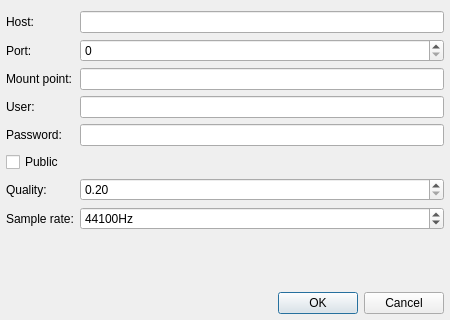
<?xml version="1.0" encoding="UTF-8"?>
<ui version="4.0">
 <class>ShoutSettingsDialog</class>
 <widget class="QDialog" name="ShoutSettingsDialog">
  <property name="geometry">
   <rect>
    <x>0</x>
    <y>0</y>
    <width>450</width>
    <height>320</height>
   </rect>
  </property>
  <property name="windowTitle">
   <string>Connection Settings</string>
  </property>
  <layout class="QFormLayout" name="formLayout">
   <property name="fieldGrowthPolicy">
    <enum>QFormLayout::AllNonFixedFieldsGrow</enum>
   </property>
   <property name="leftMargin">
    <number>6</number>
   </property>
   <property name="rightMargin">
    <number>6</number>
   </property>
   <property name="bottomMargin">
    <number>6</number>
   </property>
   <item row="0" column="0">
    <widget class="QLabel" name="label">
     <property name="text">
      <string>Host:</string>
     </property>
    </widget>
   </item>
   <item row="0" column="1">
    <widget class="QLineEdit" name="hostLineEdit"/>
   </item>
   <item row="1" column="0">
    <widget class="QLabel" name="label_2">
     <property name="text">
      <string>Port:</string>
     </property>
    </widget>
   </item>
   <item row="1" column="1">
    <widget class="QSpinBox" name="portSpinBox">
     <property name="maximum">
      <number>65535</number>
     </property>
    </widget>
   </item>
   <item row="2" column="0">
    <widget class="QLabel" name="label_3">
     <property name="text">
      <string>Mount point:</string>
     </property>
    </widget>
   </item>
   <item row="2" column="1">
    <widget class="QLineEdit" name="mountPointLineEdit"/>
   </item>
   <item row="3" column="0">
    <widget class="QLabel" name="label_4">
     <property name="text">
      <string>User:</string>
     </property>
    </widget>
   </item>
   <item row="3" column="1">
    <widget class="QLineEdit" name="userLineEdit"/>
   </item>
   <item row="4" column="0">
    <widget class="QLabel" name="label_5">
     <property name="text">
      <string>Password:</string>
     </property>
    </widget>
   </item>
   <item row="4" column="1">
    <widget class="QLineEdit" name="passwLineEdit"/>
   </item>
   <item row="6" column="0">
    <widget class="QLabel" name="label_6">
     <property name="text">
      <string>Quality:</string>
     </property>
    </widget>
   </item>
   <item row="6" column="1">
    <widget class="QDoubleSpinBox" name="qualitySpinBox">
     <property name="minimum">
      <double>0.200000000000000</double>
     </property>
     <property name="maximum">
      <double>1.000000000000000</double>
     </property>
     <property name="singleStep">
      <double>0.010000000000000</double>
     </property>
    </widget>
   </item>
   <item row="7" column="0">
    <widget class="QLabel" name="label_7">
     <property name="text">
      <string>Sample rate:</string>
     </property>
    </widget>
   </item>
   <item row="9" column="0" colspan="2">
    <widget class="QDialogButtonBox" name="buttonBox">
     <property name="orientation">
      <enum>Qt::Horizontal</enum>
     </property>
     <property name="standardButtons">
      <set>QDialogButtonBox::Cancel|QDialogButtonBox::Ok</set>
     </property>
    </widget>
   </item>
   <item row="8" column="0">
    <spacer name="verticalSpacer">
     <property name="orientation">
      <enum>Qt::Vertical</enum>
     </property>
     <property name="sizeHint" stdset="0">
      <size>
       <width>20</width>
       <height>40</height>
      </size>
     </property>
    </spacer>
   </item>
   <item row="5" column="0" colspan="2">
    <widget class="QCheckBox" name="publicCheckBox">
     <property name="text">
      <string>Public</string>
     </property>
    </widget>
   </item>
   <item row="7" column="1">
    <widget class="QSpinBox" name="srateSpinBox">
     <property name="suffix">
      <string>Hz</string>
     </property>
     <property name="minimum">
      <number>8000</number>
     </property>
     <property name="maximum">
      <number>96000</number>
     </property>
     <property name="singleStep">
      <number>100</number>
     </property>
     <property name="value">
      <number>44100</number>
     </property>
    </widget>
   </item>
  </layout>
 </widget>
 <resources/>
 <connections>
  <connection>
   <sender>buttonBox</sender>
   <signal>accepted()</signal>
   <receiver>ShoutSettingsDialog</receiver>
   <slot>accept()</slot>
   <hints>
    <hint type="sourcelabel">
     <x>248</x>
     <y>254</y>
    </hint>
    <hint type="destinationlabel">
     <x>157</x>
     <y>274</y>
    </hint>
   </hints>
  </connection>
  <connection>
   <sender>buttonBox</sender>
   <signal>rejected()</signal>
   <receiver>ShoutSettingsDialog</receiver>
   <slot>reject()</slot>
   <hints>
    <hint type="sourcelabel">
     <x>316</x>
     <y>260</y>
    </hint>
    <hint type="destinationlabel">
     <x>286</x>
     <y>274</y>
    </hint>
   </hints>
  </connection>
 </connections>
</ui>
